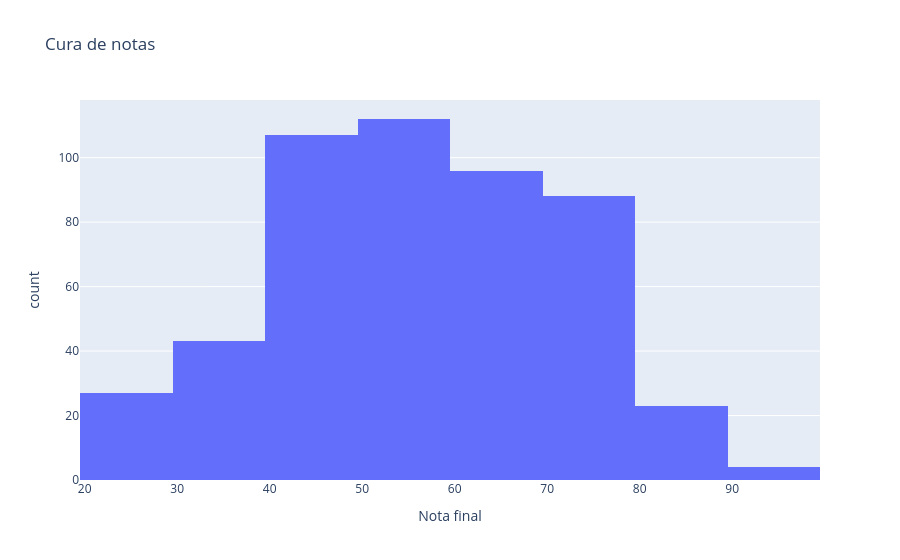

Write notebook code for a chart like this one.
### Markdown cell above
#### Análise de curva de notas

### Code cell
fig = px.histogram(df, x='final_score', title='Cura de notas', nbins=15, labels={'final_score':'Nota final'})
fig.show()

### Figure 1 — Plotly figure (JSON) as saved in the notebook; plotly's stock layout.template omitted (floating-point values rounded to 4 significant figures; data arrays with more than 128 entries replaced by an {"elided": "..."} marker saying what was removed)
{"data": [{"bingroup": "x", "hovertemplate": "Nota final=%{x}<br>count=%{y}<extra></extra>", "legendgroup": "", "marker": {"color": "#636efa", "pattern": {"shape": ""}}, "name": "", "nbinsx": 15, "orientation": "v", "showlegend": false, "type": "histogram", "x": {"elided": "500 int values"}, "xaxis": "x", "yaxis": "y"}], "layout": {"barmode": "relative", "legend": {"tracegroupgap": 0}, "title": {"text": "Cura de notas"}, "xaxis": {"anchor": "y", "domain": [0, 1], "title": {"text": "Nota final"}}, "yaxis": {"anchor": "x", "domain": [0, 1], "title": {"text": "count"}}}}
